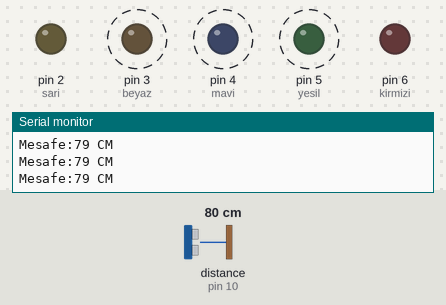
This sketch was run on a simulated Arduino Uno, built with avr-gcc and run on an emulated ATmega328P. On the bench: output pins drawn as LEDs (lit = HIGH), the last lines printed to the serial monitor. Wiring (inferred from the names in the program): ultrasonic range finder: trigger pin 9; echo pin 10. Dashed ring = blinking. The test bench sets the inputs (shaded band); at power-on: distance to the obstacle (sensor on pin 10) 80 cm. The echo pulse lasts 58.3 µs per cm; pins used as bus, display or sensor lines are not drawn.

Above: at 1.2 s.
1.3 s: distance to the obstacle (sensor on pin 10) set to 55 cm
4.3 s: distance to the obstacle (sensor on pin 10) set to 48 cm
At 4.6 s:
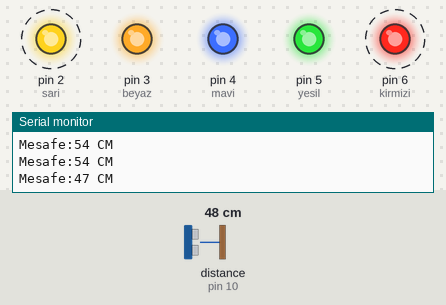
7.3 s: distance to the obstacle (sensor on pin 10) set to 250 cm
At 7.76 s:
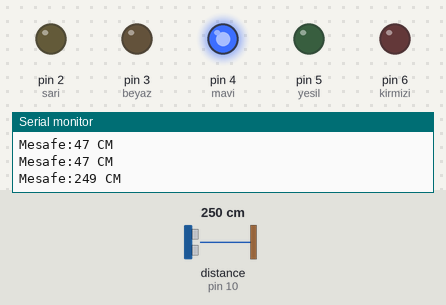
10.3 s: distance to the obstacle (sensor on pin 10) set to 154 cm
13.3 s: distance to the obstacle (sensor on pin 10) set to 147 cm
At 13.67 s:
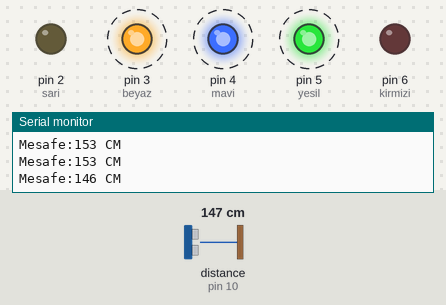
16.3 s: distance to the obstacle (sensor on pin 10) set to 2 cm
At 16.92 s:
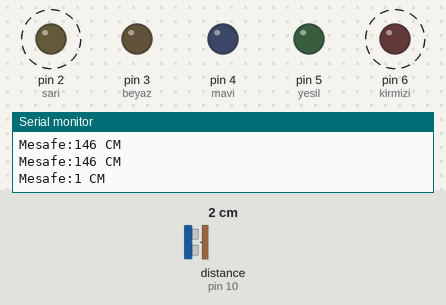
Timing chart, 0 to 20.3 s (numbered marks = the images above; inputs shaded):
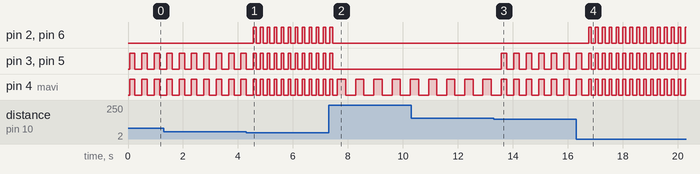

The sketch:

Sens_r_amp_l.ino
```cpp
int trigPin=9,echoPin=10;
int sari=2,beyaz=3,mavi=4,yesil=5,kirmizi=6;
long sure,uzaklik;
void setup()
{
 pinMode(trigPin,OUTPUT);pinMode(echoPin,INPUT);
  pinMode(kirmizi,OUTPUT);pinMode(beyaz,OUTPUT);
  pinMode(sari,OUTPUT);pinMode(yesil,OUTPUT);
  pinMode(mavi,OUTPUT);
  Serial.begin(9600);
}

void loop()
{
  digitalWrite(trigPin,LOW);delayMicroseconds(2);
  digitalWrite(trigPin,HIGH);delayMicroseconds(10);
  digitalWrite(trigPin,LOW);
  sure=pulseIn(echoPin,HIGH);
  uzaklik=(sure/2)*0.0343;
  Serial.print("Mesafe:");
  Serial.print(uzaklik);
  Serial.println(" CM");

  delay(50);

  if(uzaklik<50){
    digitalWrite(sari,HIGH);
    digitalWrite(beyaz,HIGH);
    digitalWrite(mavi,HIGH);
    digitalWrite(yesil,HIGH);
    digitalWrite(kirmizi,HIGH);
    delay(100);
    digitalWrite(sari,LOW);
    digitalWrite(beyaz,LOW);
    digitalWrite(mavi,LOW);
    digitalWrite(yesil,LOW);
    digitalWrite(kirmizi,LOW);
    delay(100);
  }
  else if(uzaklik<150){
  digitalWrite(sari,LOW);
    digitalWrite(beyaz,HIGH);
    digitalWrite(mavi,HIGH);
    digitalWrite(yesil,HIGH);
    delay(198);
    digitalWrite(beyaz,LOW);
    digitalWrite(mavi,LOW);
    digitalWrite(yesil,LOW);
    delay(198);
    digitalWrite(kirmizi,LOW);
  }
  else if(uzaklik<250){
    digitalWrite(sari,LOW);
    digitalWrite(beyaz,LOW);
    digitalWrite(mavi,HIGH);
    delay(300);
    digitalWrite(mavi,LOW);
    delay(300);
    digitalWrite(yesil,LOW);
    digitalWrite(kirmizi,LOW);

  }
  else if(uzaklik>250){
    digitalWrite(sari,LOW);
    digitalWrite(beyaz,LOW);
    digitalWrite(mavi,LOW);
    digitalWrite(yesil,LOW);
    digitalWrite(kirmizi,LOW);
  }
}
```

Measured:
- the behaviour switches between 51 and 50 cm on distance to the obstacle (sensor on pin 10) (found by bisection; images 0 and 1)
- the behaviour switches between 151 and 150 cm on distance to the obstacle (sensor on pin 10) (found by bisection; images 2 and 3)
- after the input at 4.3 s, pin 2 (sari), pin 6 (kirmizi): alternates HIGH for 0.10 s and LOW for 0.15 s, starting after 0.26 s
- after the input at 7.3 s, pin 2 (sari), pin 3 (beyaz), pin 5 (yesil), pin 6 (kirmizi): goes on until 7.4 s, then stays LOW
- after the input at 13.3 s, pin 3 (beyaz), pin 5 (yesil): alternates HIGH for 0.20 s and LOW for 0.26 s, starting after 0.27 s; pin 4 (mavi): alternates HIGH for 0.20 s and LOW for 0.26 s, starting after 0.47 s
- after the input at 16.3 s, pin 2 (sari), pin 6 (kirmizi): alternates HIGH for 0.10 s and LOW for 0.15 s, starting after 0.45 s
- by itself, pin 3 (beyaz), pin 5 (yesil): repeats every 0.25 s: HIGH 0.10 s, LOW 0.15 s
- by itself, pin 4 (mavi): alternates HIGH for 0.30 s and LOW for 0.36 s
